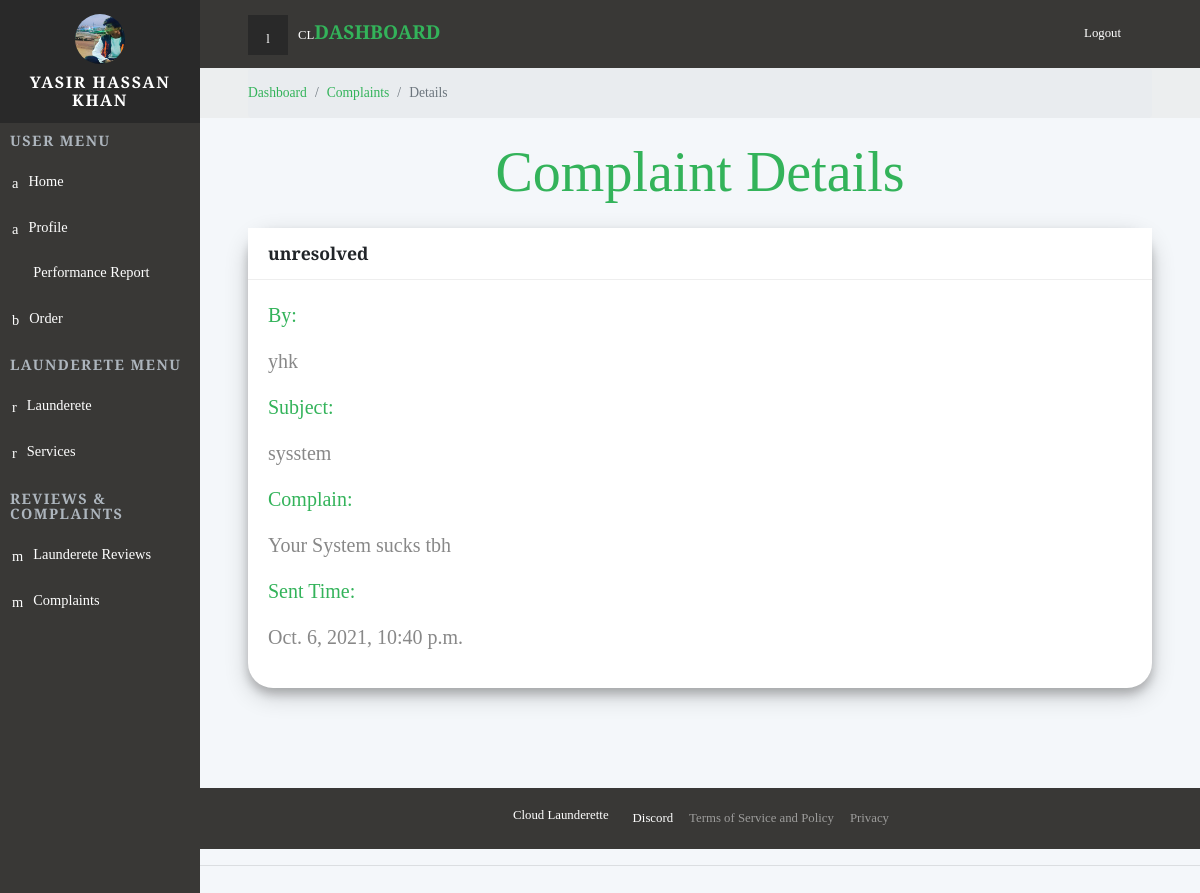
Before: /dashboard/complaints/details/2/ (signed in) with the older database file.
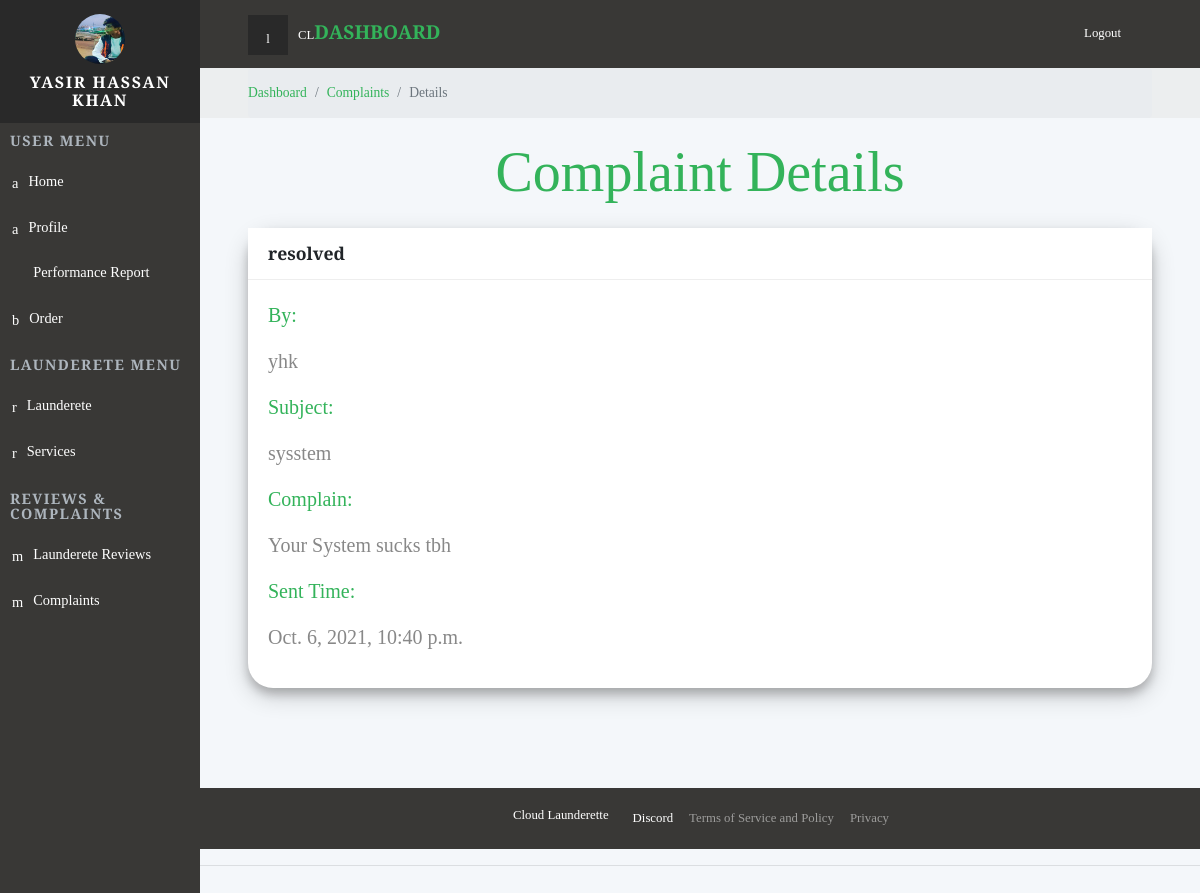
After: the same page with the newer database file.
### backend/models.py (models this page shows, shortened)
class Complaint(models.Model):
    client = models.ForeignKey(Client, null=True, blank=True, on_delete= models.SET_NULL)
    launderer = models.ForeignKey(Launderer, null=True, blank=True, on_delete= models.SET_NULL)
    subject = models.CharField(max_length=200, null=True)
    complain = models.TextField(blank=True, null=True)
    response = models.CharField(max_length=500, null=True, blank=True)
    status =models.CharField(max_length=50, blank=True, null=True, choices=StatusChoice3.choices,default=StatusChoice3.UNRESOLVED)
    date = models.DateTimeField(auto_now_add=True, null=True)

class Launderer(models.Model):
    user = models.OneToOneField(User, on_delete=models.CASCADE, null=True)
    name = models.CharField(max_length=200, null=True)
    profile_pic = models.ImageField( default="default-profile.png")
    address = models.CharField(max_length=200, null=True)
    isBlocked = models.BooleanField(default=False)
    date_joined =models.DateTimeField(auto_now_add=True)
    def __str__(self):
        return str(self.user)

### backend/decorators.py (the view)
		def wrapper_func(request, *args, **kwargs):
			group = None
			if request.user.groups.exists():
				group = request.user.groups.all()[0].name
			if group in allowed_roles:
				return view_func(request, *args, **kwargs)
			else:
				return HttpResponse('You are not authorized to view this page')

### backend/views.py (called while the page is built)
@login_required(login_url="loginPage")
@allowed_users(allowed_roles=['launderer'])
def complaintDetail(request, pk_id):
    launder = request.user.launderer
    complaint = Complaint.objects.get(id = pk_id)
    context = {'launderer' : launder,  "complaint": complaint}
    return render(request,"frontend/complaintDetail.html",context)

### frontend/templates/frontend/complaintDetail.html (shortened to what this page needs)
{%  extends 'frontend/partialview/base_template.html' %}
{% load static %}
{% block content %}
    <div class="page">
      {% include 'frontend/partialview/topbar.html' %}
      <div class="breadcrumb-holder">
        <div class="container-fluid">
          <ul class="breadcrumb">
            <li class="breadcrumb-item "><a href="{% url 'dashboard' %}">Dashboard</a></li>
            <li class="breadcrumb-item"><a href="{% url 'complaints' %}" >Complaints</a></li>
            <li class="breadcrumb-item active"><a >Details</a></li>
          </ul>
        </div>
      </div>
      <h1 class="h3 display-4 text-primary m-4 text-center">Complaint   Details        </h1>
     <section class="charts">
        <div class="container-fluid">
              <div class="card line-chart-example">
                <div class="card-header d-flex align-items-center">
                  <h4>{{complaint.status}}</h4>
                </div>
                <div class="card-body">
                    <p class="lead text-primary">By:</p>
                    <p class="lead ">{{complaint.launderer}}</p>
                    <p class="lead text-primary">Subject:</p>
                    <p class="lead">{{complaint.subject}}</p>
                    <p class="lead text-primary">Complain:</p>
                    <p class="lead">{{complaint.complain}}</p>
                    <p class="lead text-primary">Sent Time:</p>
                    <p class="lead ">{{complaint.date}}</p>
                </div>
              </div>
        </div>
      </section>
      <footer class="main-footer">
        {% include 'frontend/partialView/footer_navbar.html' %}
      </footer>
    </div>
{% endblock content %}

Changed rows visible on the page:
changed Complaint "sysstem": status "unresolved" → "resolved"
